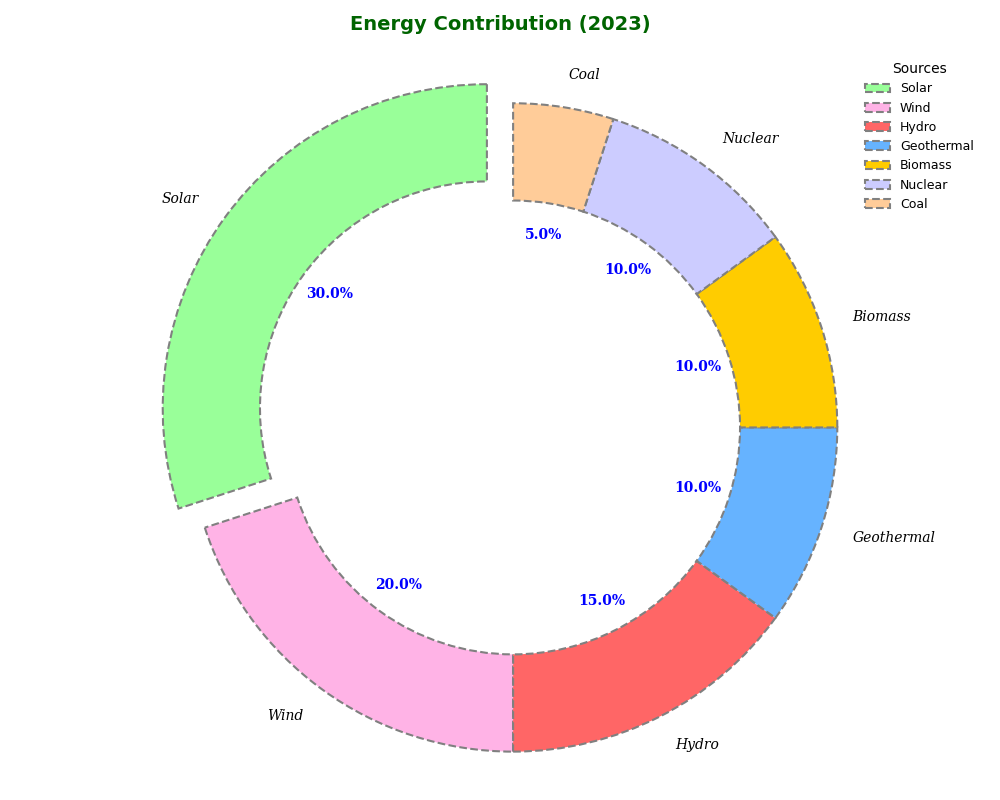

Generate this figure with Python:
import matplotlib.pyplot as plt

energy_sources = ['Solar', 'Wind', 'Hydro', 'Geothermal', 'Biomass', 'Nuclear', 'Coal']
contributions = [30, 20, 15, 10, 10, 10, 5]
colors = ['#99ff99', '#ffb3e6', '#ff6666', '#66b3ff', '#ffcc00', '#ccccff', '#ffcc99']

fig, ax = plt.subplots(figsize=(10, 8))

# Draw a donut chart (ring pie chart)
wedges, texts, autotexts = ax.pie(
    contributions,
    labels=energy_sources,
    colors=colors,
    autopct='%1.1f%%',
    startangle=90,
    wedgeprops=dict(width=0.3, edgecolor='gray', linestyle='--', linewidth=1.5),
    explode=[0.1 if x == 'Solar' else 0 for x in energy_sources],
    shadow=False,
    textprops={'fontsize': 10, 'family': 'serif'}
)

# Set aspect ratio to equal for a circular pie chart
ax.axis('equal')

plt.setp(autotexts, size=10, weight='bold', color='blue')
plt.setp(texts, size=10, style='italic')

plt.title(
    "Energy Contribution (2023)",
    fontsize=14, weight='bold', color='darkgreen', pad=15
)

ax.legend(
    wedges, energy_sources,
    title="Sources",
    loc="upper right",
    fontsize=9,
    frameon=False
)

plt.tight_layout()

plt.show()
